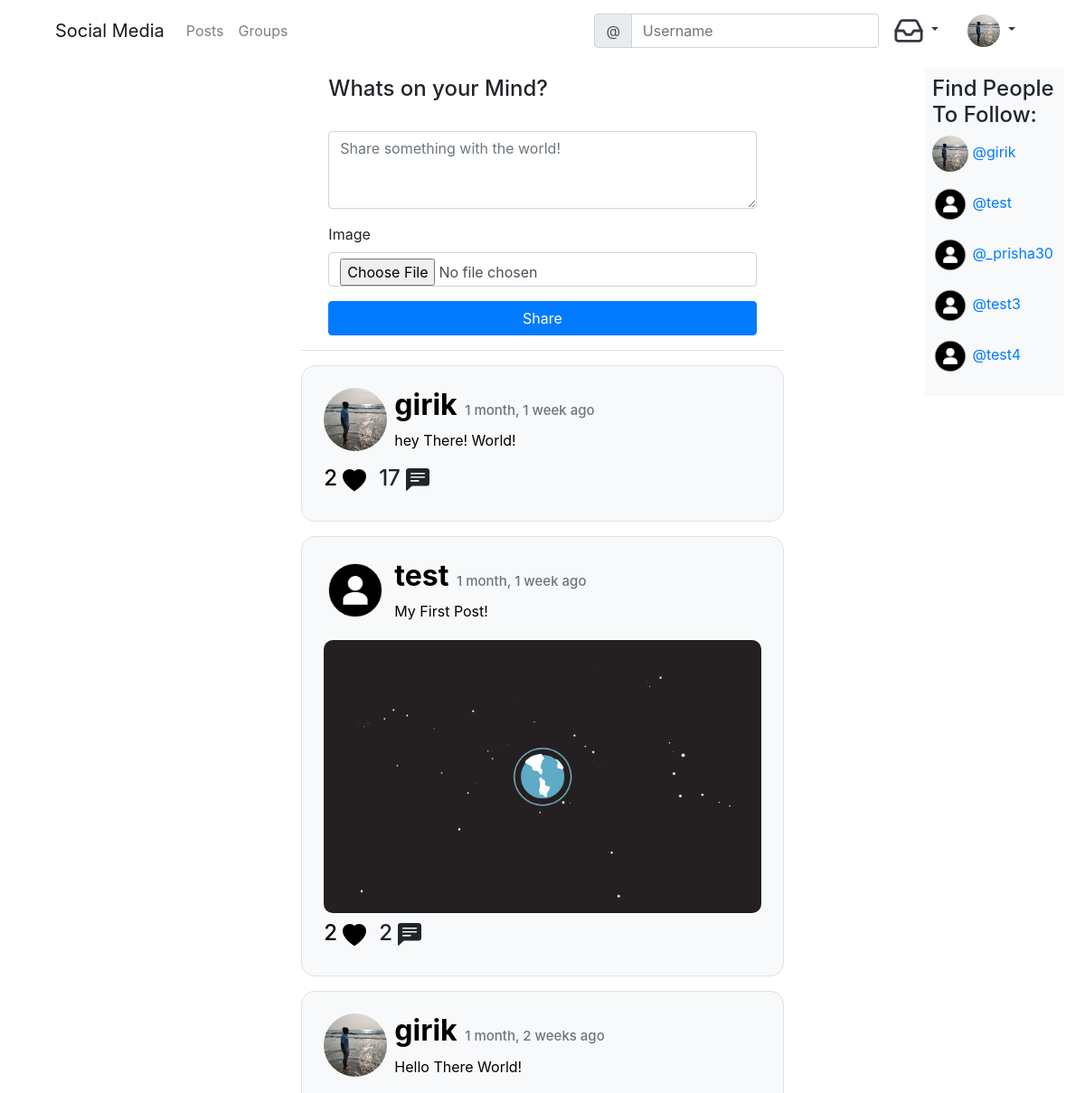
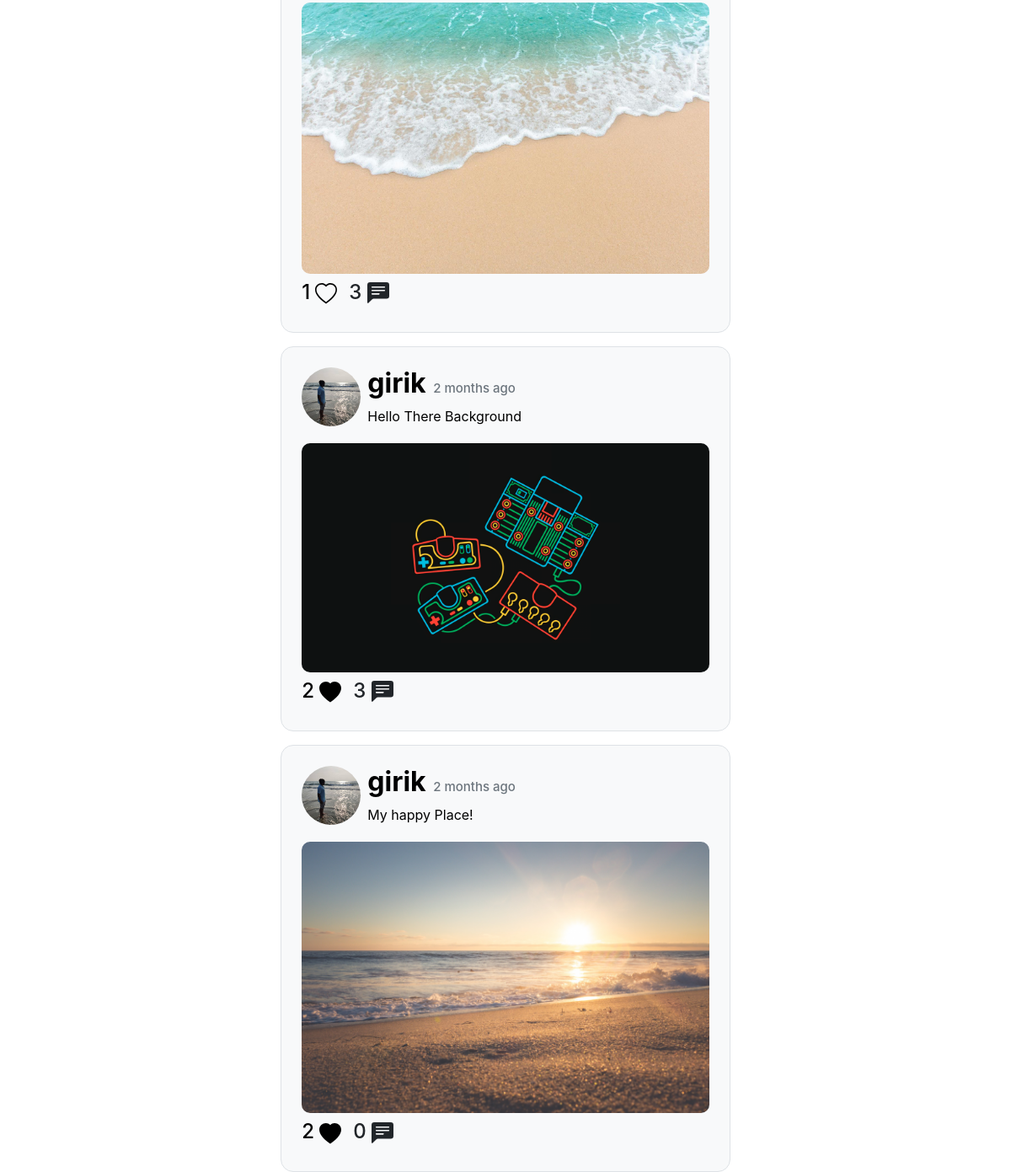
/posts/all/ (signed in), run on the app's committed database (2 pictures, top to bottom).
### social/models.py (models this page shows)
class UserProfile(models.Model):
    user = models.OneToOneField(User, primary_key=True, related_name='profile', on_delete=models.CASCADE)
    name = models.CharField(max_length = 150, blank = True, null = True)
    bio = models.TextField(max_length = 350, blank = True, null = True)
    GENDER_CHOICES = (
        ('', 'Choose Your Gender'),
        ('Male', 'Male'),
        ('Female', 'Female'),
        ('Rather Not Say', 'Rather Not Say')
    )
    gender = models.CharField(max_length=14, choices=GENDER_CHOICES)
    birth_date = models.DateField(blank = True, null = True)
    location = models.CharField(max_length = 150, blank = True, null = True)
    profile_background = models.ImageField(upload_to='uploads/profile_background', default='uploads/profile_background/default.jpg', blank=True)
    profile_pic = models.ImageField(upload_to='uploads/profile_pictures', default='uploads/profile_pictures/default_img.png', blank=True)
    followers = models.ManyToManyField(User, related_name='followers', blank = True)
    verified = models.BooleanField(default=False)

class Post(models.Model):
    author = models.ForeignKey(User, on_delete = models.CASCADE)
    image = models.ImageField(upload_to='uploads/posts', blank=True, null=True)
    body = models.TextField()
    created_on = models.DateTimeField(auto_now_add=True)
    likes = models.ManyToManyField(User, blank = True, related_name='likes')

### social/views.py (the view, shortened to what this page needs)
# urls.py: path('posts/all/', views.PostListView.as_view(), name='post_list'),
class PostListView(LoginRequiredMixin, View):
    login_url = '/accounts/login/'
    def get(self, request, *args, **kwargs):
        posts = models.Post.objects.all().order_by('-created_on')
        form = forms.PostForm
        follow = list(models.UserProfile.objects.all())
        follow = random.choices(follow,  k = 5)
        follow = set(follow)
        context = {
            'post_list':posts,
            'follow':follow,
            'form':form,
        }
        return render(request, 'social/post_list.html', context)

### social/templatetags/custom_tags.py (called while the page is built)
@register.inclusion_tag('notif/notifications.html', takes_context = True)
def show_notifications(context):
    request_user = context['request'].user
    notifications = Notification.objects.filter(to_user=request_user).exclude(user_has_seen=True).order_by('-timestamp')
    return {'notifications':notifications}

### templates/social/post_list.html (shortened to what this page needs)
{% extends "base.html" %}
{% load bootstrap4 %}
{% block maincontent %}
<div class="row justify-content-center mt-3 mb-2">
    <div class="col-md-8 col-sm-12 border-bottom">
      <form class="container" method="post"  enctype="multipart/form-data">
        <h4>Whats on your Mind?</h4>
        {% bootstrap_form form %}
        <div class="d-grid gap-2">
          <input type="Submit" style="width:100%;" class="btn btn-primary mb-3" value="Share">
        </div>
      </form>
    </div>
</div>
{% if post_list %}
{% for post in post_list %}
{% if user in post.author.profile.followers.all or user == post.author %}
<div class="row justify-content-center mt-3">
    <div class="col-md-8 col-sm-12 border p-4 bg-light rounded-corners">
      <img class="float-left mr-2" src="{{ post.author.profile.profile_pic.url }}" style="border-radius:100%;" height="70" width="70" alt="Image Not loaded">
      <h2><a style="color:black; text-decoration:none" href="{% url "profile_view" pk=post.author.profile.pk %}"><strong>{{ post.author }}</strong></a> <span class="text-muted" style="font-size:15px;">{{ post.created_on|timesince }} ago</span> </h2>
        <a style="color:black; text-decoration:none" href="{% url "post_detail" pk=post.pk %}">
      <p style="font-size: 1.0rem;">{{ post.body }}</p>
      {% if post.image %}
      <img class="float-left mr-2  mr-2 mt-1 mb-2" src="{{ post.image.url }}" style="border-radius:10px;" width="100%" alt="Image Not loaded">
      {% endif %}
      <h4>
<a style="color:black; text-decoration:none" href="{% url "people-liked" pk=post.pk %}"><span class="float-left">{{ post.likes.count }}</span></a>
        <form action="{% url "Add-Like" pk=post.pk %}" method="post">
          <button style="background-color:transparent; border:none;" class="float-left mr-2" type="submit" name="button">
            {% if user not in post.likes.all %}
            <svg xmlns="http://www.w3.org/2000/svg" width="26" height="26" fill="currentColor" class="bi bi-heart" viewBox="0 0 16 16">
              <path d="M8 2.748l-.717-.737C5.6.281 2.514.878 1.4 3.053c-.523 1.023-.641 2.5.314 4.385.92 1.815 2.834 3.989 6.286 6.357 3.452-2.368 5.365-4.542 6.286-6.357.955-1.886.838-3.362.314-4.385C13.486.878 10.4.28 8.717 2.01L8 2.748zM8 15C-7.333 4.868 3.279-3.04 7.824 1.143c.06.055.119.112.176.171a3.12 3.12 0 0 1 .176-.17C12.72-3.042 23.333 4.867 8 15z"/>
            </svg>
            {% else %}
            <svg xmlns="http://www.w3.org/2000/svg" width="26" height="26" fill="currentColor" class="bi bi-heart-fill" viewBox="0 0 16 16">
              <path fill-rule="evenodd" d="M8 1.314C12.438-3.248 23.534 4.735 8 15-7.534 4.736 3.562-3.248 8 1.314z"/>
            </svg>
            {% endif %}
          </button>
        </form>
        {{ post.comments.count }}
      </h4>
      </a>
    </div>
</div>
{% endif %}
{% endfor %}
{% else %}
<div class="row justify-content-center mt-3">
  <div class="col-md-8 col-sm-12">
    <h1>Follow People to view their posts!</h1>
  </div>
</div>
{% endif %}
{% endblock %}
{% block RightContent  %}
  <div class="d-grid gap-2 m-2 p-1 bg-light p-2">
    <h4>Find People To Follow:</h4>
    {% for ppl in follow %}
      <p><img src="{{ ppl.profile_pic.url }}"  style="border-radius:100%;" height="40" width="40" alt=""> <a href="{% url "profile_view" pk=ppl.pk  %}">@{{ ppl.user.username }}</a></p>
    {% endfor %}
  </div>
{% endblock %}

### templates/base.html (shortened to what this page needs)
<!DOCTYPE html>
{% load static %}
{% load custom_tags %}
<html lang="en" dir="ltr">
  <head>
    <link rel="stylesheet" href="{% static 'css/master.css' %}">
    <link rel="stylesheet" href="https://cdn.jsdelivr.net/npm/bootstrap@4.6.0/dist/css/bootstrap.min.css"
>
  </head>
  <body>
  <div class="container">
    <nav class="MynavigationBar navbar navbar-expand-lg navbar-light sticky">
      <a class="navbar-brand" href="{% if user.is_authenticated %}{% url "post_list" %}{% else %}{% url "home" %}{% endif %}">Social Media</a>
      <div class="collapse navbar-collapse" id="navbarNavDropdown">
        <ul class="navbar-nav mr-auto mt-2 mt-lg-0">
          {% if user.is_authenticated %}
          <li class="nav-item">
            <a class="nav-link" href="{% url "post_list" %}">Posts</a>
          </li>
          <li class="nav-item">
            <a class="nav-link" href="{% url "list-group" %}">Groups</a>
          </li>
          {% endif %}
        </ul>
        <form class="form-inline" action="{% url "search" %}">
          <div class="input-group">
            <div class="input-group-prepend">
              <span class="input-group-text" id="basic-addon1">@</span>
            </div>
            <input type="text" class="form-control" placeholder="Username" aria-label="Username" aria-describedby="basic-addon1" name="query" value="{{ request.GET.query }}">
          </div>
        </form>
        {% if user.is_authenticated %}
        <div class="nav-item dropdown">
          <a class="nav-link dropdown-toggle text-dark" href="#" data-bs-toggle="dropdown"  id="naavbarnotif"  role="button" data-toggle="dropdown" aria-haspopup="true" aria-expanded="false">
            <i data-feather="inbox"></i>
          </a>
        </div>
        {% endif %}
        {% if user.is_authenticated %}
          <div class="nav-item dropdown">
            <a class="nav-link dropdown-toggle text-dark" href="#" data-bs-toggle="dropdown"  id="navbarDropdownMenuLink"  role="button" data-toggle="dropdown" aria-haspopup="true" aria-expanded="false">
              <img src="{{ user.profile.profile_pic.url }}" class="round_img" height="36" widht="36" alt="img not loaded">
            </a>
          </div>
          {% endif %}
      </div>
    </nav>
</div>
<div class="container-fluid">
<div class="row">
  <div class="col-lg-2 col-md-2 col-sm-12">
  </div>
  <div class="col-lg-8 col-md-10 col-sm-12">
  {% block maincontent %}
  {% endblock %}
  </div>
  <div class="col-lg-2 col-md-12 col-sm-12">
  {% block RightContent %}
  {% endblock %}
  </div>
</div>
</div>
  </body>
</html>

### static_in_venv/css/master.css (style rules this page uses)
.round_img { border-radius: 100%; }
.rounded-corners { border-radius: 15px; }
.feather { width: 34px; height: 34px; stroke: currentColor; stroke-width: 2; stroke-linecap: round; stroke-linejoin: round; fill: none; }

### data on the page
Post: author.profile.profile_pic (picture), author "girik", created_on "1 month, 1 week", body "hey There! World!", likes.count "2", comments.count "17"
Post: author.profile.profile_pic (placeholder picture), author "test", created_on "1 month, 1 week", body "My First Post!", image (picture), likes.count "2", comments.count "2"
Post: author.profile.profile_pic (picture), author "girik", created_on "1 month, 2 weeks", body "Hello There World!", image (picture), likes.count "1", comments.count "3"
Post: author.profile.profile_pic (picture), author "girik", created_on "2 months", body "Hello There Background", image (picture), likes.count "2", comments.count "3"
Post: author.profile.profile_pic (picture), author "girik", created_on "2 months", body "My happy Place!", image (picture), likes.count "2", comments.count "0"
UserProfile: profile_pic (picture), user.username "girik"
UserProfile: profile_pic (placeholder picture), user.username "test"
UserProfile: profile_pic (placeholder picture), user.username "_prisha30"
UserProfile: profile_pic (placeholder picture), user.username "test3"
UserProfile: profile_pic (placeholder picture), user.username "test4"
